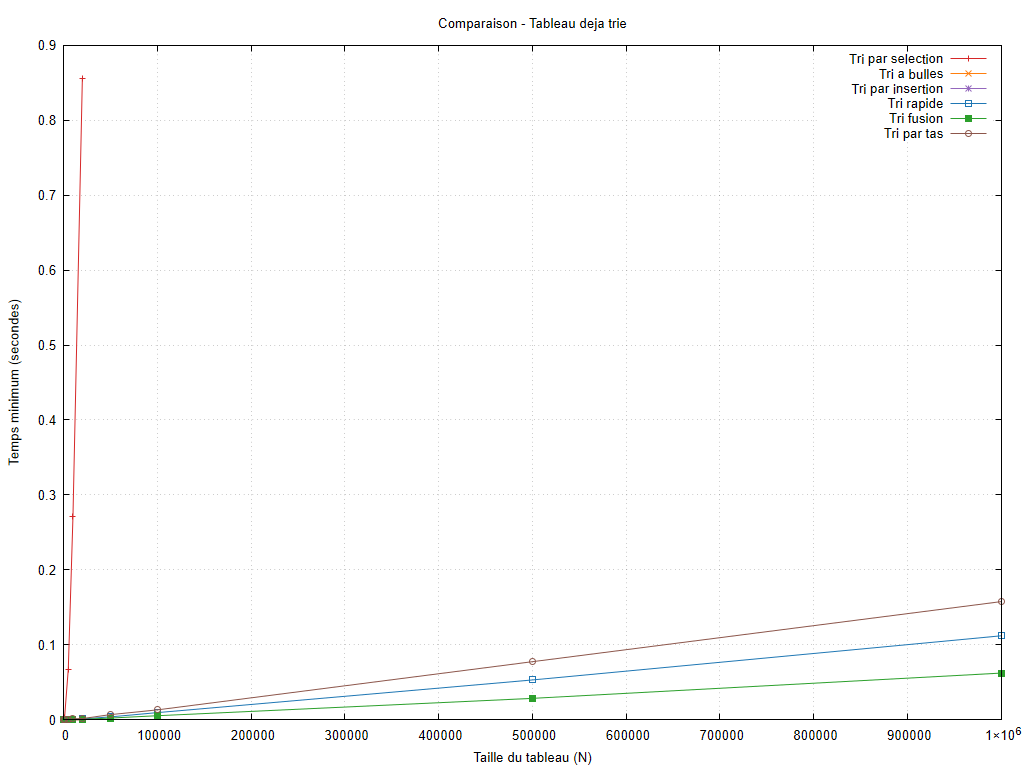

The gnuplot source for this figure:
set encoding utf8
set terminal pngcairo size 1024,768 font 'Arial,10'
set output 'graphiques/20261006_211417/configurations/croissant.png'
set datafile missing 'non_mesure'
set datafile separator ';'
set title 'Comparaison - Tableau deja trie'
set xlabel 'Taille du tableau (N)'
set ylabel 'Temps minimum (secondes)'
set grid
set yrange [0:*]
plot 'resultats/20261006_211417/croissant.csv' every ::1 using 1:2 title 'Tri par selection' with linespoints lc rgb '#d62728', 'resultats/20261006_211417/croissant.csv' every ::1 using 1:4 title 'Tri a bulles' with linespoints lc rgb '#ff7f0e', 'resultats/20261006_211417/croissant.csv' every ::1 using 1:6 title 'Tri par insertion' with linespoints lc rgb '#9467bd', 'resultats/20261006_211417/croissant.csv' every ::1 using 1:8 title 'Tri rapide' with linespoints lc rgb '#1f77b4', 'resultats/20261006_211417/croissant.csv' every ::1 using 1:10 title 'Tri fusion' with linespoints lc rgb '#2ca02c', 'resultats/20261006_211417/croissant.csv' every ::1 using 1:12 title 'Tri par tas' with linespoints lc rgb '#8c564b'
unset output
